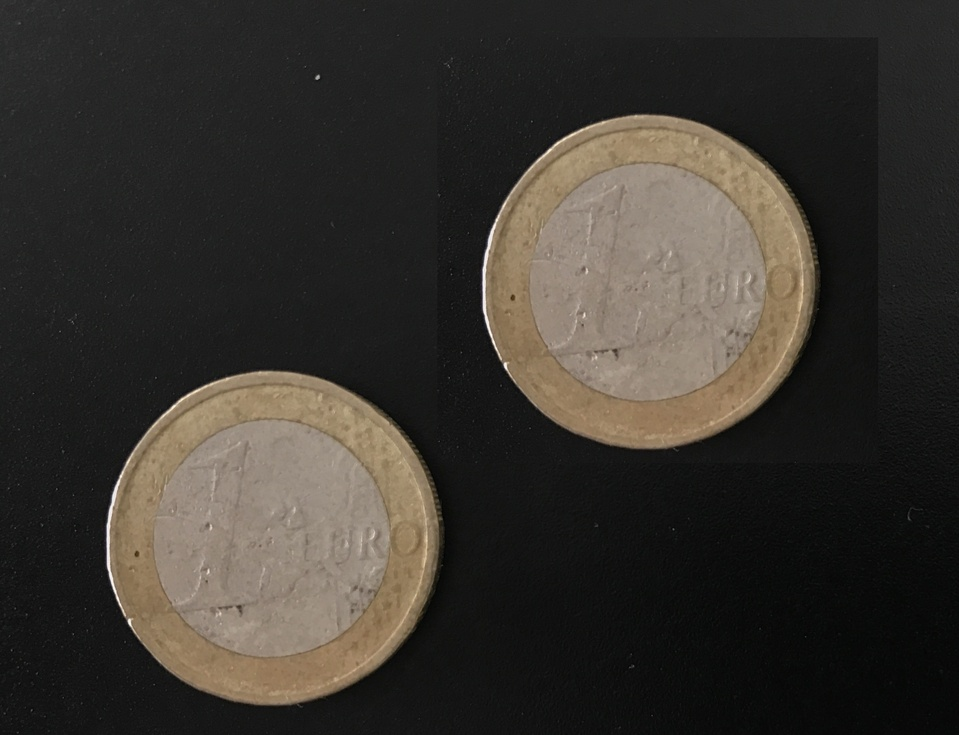
#> input picture 1_euro_double.JPG, 959 x 735 px, shrunk from 3000 x 2300 before the run
$ python contour.py   (older library calls are emulated)
#> lines starting #> are read from the running program, lines starting #| are printed output that depends on the picture; after the words box and inside, x2 and y2 are one past the last pixel; in counts of white or black regions, pixels touching at a corner belong together
### image_resizer.py
# -*- coding: utf-8 -*-
"""
Created on Tue May 30 14:37:47 2017

@author: aroux
"""

import cv2
"""Adaptation de la resolution"""
def image_resizer(img, scale) :
    """prend en argument l'image et un facteur de reduction"""
#> called with scale = 0.1


    size_x = img.shape[0]
#> size_x = 735
    size_y = img.shape[1]
#> size_y = 959

    img_resized = cv2.resize(img, (int(size_y*scale), int(size_x*scale)), interpolation = cv2.INTER_AREA)


    cv2.imshow("img_resized", img_resized)
    cv2.waitKey(0) #on attend que l'utilisateur appuye sur une touche pour agir
    cv2.destroyAllWindows() #on ferme tout

    return(img_resized)

#
#img1 = cv2.imread('photo1.JPG', 0) #image noir et blanc de la pièce
#
#cv2.imshow("img1", img1)
#cv2.waitKey(0) #on attend que l'utilisateur appuye sur une touche pour agir
#cv2.destroyAllWindows() #on ferme tout
#
#im1 = image_resizer(img1, 0.1)

### floutage.py
# -*- coding: utf-8 -*-
"""
Created on Tue May 16 13:41:14 2017

@author: aroux
"""


import cv2

"""fonction qui prend en arg une image et la renvoie floutee"""
def blur_image(img,kernel_size) :


    #kernel_size = 7
    #ATTENTION : kernel_size doit etre un nbr impair
#> called with kernel_size = 13
    img_blurred = cv2.GaussianBlur(img,(kernel_size,kernel_size), 0)
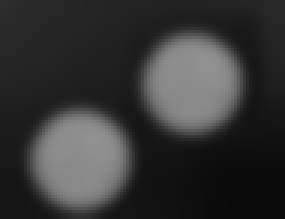
#> img_blurred: shape (73, 95) (shown 3 times larger); min 9, max 145, mean 52.9

    return img_blurred

    #cv2.imshow('img_blurred', img_blurred)
    #cv2.waitKey(0) #on attend que l'utilisateur appuye sur une touche pour agir


### gradient.py
# -*- coding: utf-8 -*-
"""
Created on Tue May  9 15:49:14 2017

@author: boetto
"""

import numpy as np
import cv2


"""Ancienne version du gradient"""
eps = 0.01

def grad_hor(img,x,y):
    return img[x][y]-img[x-1][y]

def grad_vert(img,x,y):
    return img[x][y]-img[x][y-1]

def angle_grad(img, x,y):
    if (grad_hor(img,x,y)<eps or -eps<grad_hor(img,x,y)):
        return (grad_hor(img,x,y)*90) #ATTENTION ÇA PEUT AUSSI ETRE -90

    else:
        return (np.arctan(grad_vert(img,x,y)/grad_hor(img,x,y)))*180/np.pi

# [9 lines of commented-out code are left out]

"""nouvelle version du gradient avec sobel"""
def force_grad(img):
    sobelx = cv2.Sobel(img,cv2.CV_64F,1,0,ksize=3) #matrice gradient horizontal
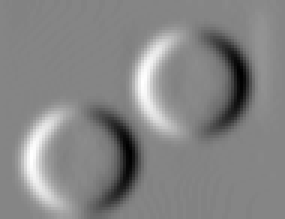
#> sobelx: shape (73, 95) float64 (shown 3 times larger); min -155, max 140, mean -0.6; drawn with min black and max white
    sobely = cv2.Sobel(img,cv2.CV_64F,0,1,ksize=3) #matrice gradient vertical
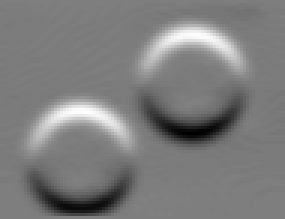
#> sobely: shape (73, 95) float64 (shown 3 times larger); min -148, max 150, mean -1.7; drawn with min black and max white
    mat_force_grad = np.zeros((len(img),len(img[1]))) #matrice de la force du gradient
#> mat_force_grad: shape (73, 95) float64; every value is 0

    for i in range (0, len(img)):
        for j in range (0, len(img[1])):
            mat_force_grad[i,j] = np.sqrt(sobelx[i,j]**2+sobely[i,j]**2)
#> this loop made 73 passes
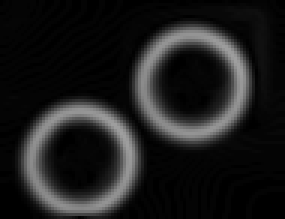
#> mat_force_grad: shape (73, 95) float64 (shown 3 times larger); min 0, max 159.7, mean 29
    return mat_force_grad #on renvoie la matrice de la force du gradient en chaque point

### circle_finder.py
# -*- coding: utf-8 -*-
"""
Created on Tue May 23 15:36:08 2017

@author: boetto
"""
import numpy as np
import cv2


start_radius = 20
step_radius = 3
number_of_radius_tested = 10

def circle_finder(mat_cont, number_of_circles_to_find):
    """ fonction qui trouve le cercle en testant différents rayons possibles
        retourne les coordonnees du centre et le rayon de tous les cercles trouvés
        sous la forme : [x, y, rayon] """
    length = len(mat_cont[1])
    height = len(mat_cont)
    mat_centre = np.zeros((number_of_radius_tested, height,length))

    for r in range (0,number_of_radius_tested):
        R = start_radius + step_radius*r #Valeur incrémentale du rayon, à modifier celon l'image à traiter (/!\ penser à modifier contour.py aussi)

        for i in range (0,height):
            for j in range (0,length):
                teta = 0


                if(mat_cont[i,j]==0 and i != 0 and j != 0): #je suis un point noir

                    while (teta < 2*np.pi): #parcourt du paramètre teta de 0 à 2*pi

                        if(0 <= i+R*np.cos(teta) and i+R*np.cos(teta) < height and 0 <= j+R*np.sin(teta) and j+R*np.sin(teta) < length and i != 0 and j != 0): #on vérifie qu'on est dans la matrice

                            #if(int(R*np.cos(teta))!= int(R*np.cos(teta)) or int(R*np.sin(teta))!= int(R*np.sin(teta-180/np.pi))): #on s'assure de ne pas incrémenter deux fois le même "centre"
                            mat_centre[r,i+int(R*np.cos(teta)),j+int(R*np.sin(teta))] += 1

                        teta += np.pi/180

    #####

    vect_of_centers = np.zeros((3, number_of_radius_tested, number_of_circles_to_find))

    for k in range (0, number_of_radius_tested) :
        #dans cette boucle, on stocke les valeur des centres pour chaque rayon testé

        for i in range (number_of_circles_to_find) :
#
#            cv2.imshow('mat_centre', mat_centre[k,:,:])
#            cv2.waitKey(0)
#            cv2.destroyAllWindows()
#

            indiceMax_so_far = np.argmax(mat_centre[k])
            max_value_so_far = np.max(mat_centre[k])

            x_max = indiceMax_so_far // length
            y_max = indiceMax_so_far % length

            vect_of_centers[0,k,i] = x_max
            vect_of_centers[1,k,i] = y_max
            vect_of_centers[2,k,i] = max_value_so_far

            #on enleve maintenant le max qu'on vient de traiter
            current_radius = start_radius + step_radius * k
            mat_centre[k, x_max-current_radius:x_max+current_radius, y_max-current_radius:y_max+current_radius] = 0

    final_circles = np.zeros((3, number_of_circles_to_find))

    for k in range (number_of_circles_to_find) :
        k_ieme_circle = vect_of_centers[:,:,k]
        index_of_max_value_found = np.argmax(k_ieme_circle[2,:])

        y_center = int(vect_of_centers[0, index_of_max_value_found, k])
        x_center = int(vect_of_centers[1, index_of_max_value_found, k])
        radius = int(start_radius + step_radius * index_of_max_value_found)

        final_circles[0, k] = x_center
        final_circles[1, k] = y_center #attention, pour une raison inconnus, il faut les inverser à cet endroit là
        final_circles[2, k] = radius

    return final_circles


# [13 lines left out: function max, not called in this run]

### contour.py
# -*- coding: utf-8 -*-
"""
Created on Tue May  9 16:39:04 2017

@author: boetto
"""
""" Initialisation des bibliothèques et fichier à importer"""
import cv2
import numpy as np

import gradient as grd
import floutage as flt
import image_resizer as ir

import circle_finder as cf

"""Variables globales"""
img = cv2.imread('1_euro_double.JPG', 0) #image noir et blanc de la pièce
img_resized = ir.image_resizer(img,0.1)
img_blurred = flt.blur_image(img_resized,13)


cv2.imshow('img_blurred', img_blurred)
cv2.waitKey(0)

cv2.destroyAllWindows()

mat_grad = grd.force_grad(img_blurred)


"""Dimension de l'image"""
length = len(img_blurred[1])
#> length = 95
height = len(img_blurred)
#> height = 73

"""seuils et valeurs de couleurs"""
seuil_bas = 100 #330
seuil_haut = 150
black = 0
grey = 150
white = 255

mat_cont = np.zeros((height,length))
#mat_force_grad = grd.force_grad(img)

"""Détermination de la matrice des contours"""
print("Détermination de la matrice des contours")

for i in range (1, height):
    for j in range (1, length):
        if (mat_grad[i,j]<seuil_bas):
            mat_cont [i,j] = white
        elif (mat_grad[i,j]>seuil_haut):
            mat_cont [i,j] = black
        else :
            mat_cont [i,j] = grey


"""Elimination des pixels grisées"""
print("Elimination des pixels grisés")
compteur = 1
still_grey = 1
while(still_grey==1 and compteur<100):
    still_grey = 0
    for i in range (1,height-1):
        for j in range (1,length-1):
            if (mat_cont[i,j] == grey): #on analyse toutes les pixels grises
                if (mat_cont[i+1,j]==black or mat_cont[i-1,j] == black or mat_cont[i,j+1]==black or mat_cont[i,j-1]==black): #s'il y a une pixel noir voisine alors la pixel grise devient noir
                    mat_cont[i,j] = black
                elif (mat_cont[i+1,j]==grey or mat_cont[i-1,j] == grey or mat_cont[i,j+1]==grey or mat_cont[i,j-1]==grey):
                    still_grey = 1; #on ne peut rien dire pour cett pixel donc on la laisse grise et on maintient still_grey à 1 pour affiner l'image une nouvelle fois
                else :
                    mat_cont[i,j]=white
    compteur += 1
    #cv2.imshow('pièce', mat_cont)
    #cv2.waitKey(0)*
for i in range (1,height-1):
    for j in range (1,length-1):
        if (mat_cont[i,j] == grey):
            mat_cont[i,j] = white
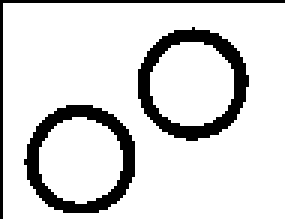
#> mat_cont: shape (73, 95) float64 (shown 3 times larger); 85.1% white; 3 black regions, box (x1, y1, x2, y2) and area: (46, 9, 83, 47) 441, (8, 35, 45, 71) 427, (0, 0, 95, 73) 167

cv2.imshow('mat_cont', mat_cont)
cv2.waitKey(0)
cv2.destroyAllWindows()

"""Affinage du trait"""
print("Affinage du trait")
for i in range (1,height-1):
    for j in range (1,length-1):

        if (-22,5<=grd.angle_grad(img,i,j) and grd.angle_grad(img,i,j)<=22,5):

            if (mat_grad[i,j+1]>mat_grad[i,j] or mat_grad[i,j-1]>mat_grad[i,j]):
                mat_cont[i,j] = 255

        if (22,5<grd.angle_grad(img,i,j) and grd.angle_grad(img,i,j)<67,5 ):
            if (mat_grad[i-1,j+1]>mat_grad[i,j] or mat_grad[i+1,j-1]>mat_grad[i,j]):
                mat_cont[i,j] = 255

        if (grd.angle_grad(img,i,j)<=-67,5 or 67,5<=grd.angle_grad(img,i,j)):
            if (mat_grad[i-1,j]>mat_grad[i,j] or mat_grad[i+1,j]>mat_grad[i,j]):
                mat_cont[i,j] = 255

        if (-67,5<grd.angle_grad(img,i,j) and grd.angle_grad(img,i,j)<-22,5 ):
            if (mat_grad[i+1,j+1]>mat_grad[i,j] or mat_grad[i-1,j-1]>mat_grad[i,j]):
                mat_cont[i,j] = 255
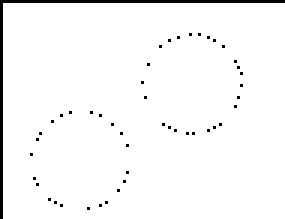
#> mat_cont: shape (73, 95) float64 (shown 3 times larger); 96.9% white; black in thin lines or dots

cv2.imshow('mat_cont', mat_cont)
cv2.waitKey(0) #on attend que l'utilisateur appuye sur une touche pour agir
cv2.destroyAllWindows() #on ferme tout


"""Recherche des cercle"""
print("Recherche des cercle")
number_of_circles_to_find = 2
final_circles = cf.circle_finder(mat_cont, number_of_circles_to_find)
#> final_circles = [[59, 29], [32, 55], [23, 20]]


for k in range (number_of_circles_to_find) :
    x_center = int(final_circles[0, k])
    y_center = int(final_circles[1, k])
    radius = int(final_circles[2, k])

    cv2.circle(img_resized, (x_center, y_center), radius, (255,0,0))
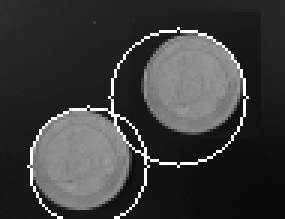
#> img_resized: shape (73, 95) (shown 3 times larger); min 8, max 255, mean 59.8


cv2.imshow('img_resized with coins', img_resized)
cv2.waitKey(0)
cv2.destroyAllWindows()

$ run again, with 1_euro_apres.JPG copied over 1_euro_double.JPG
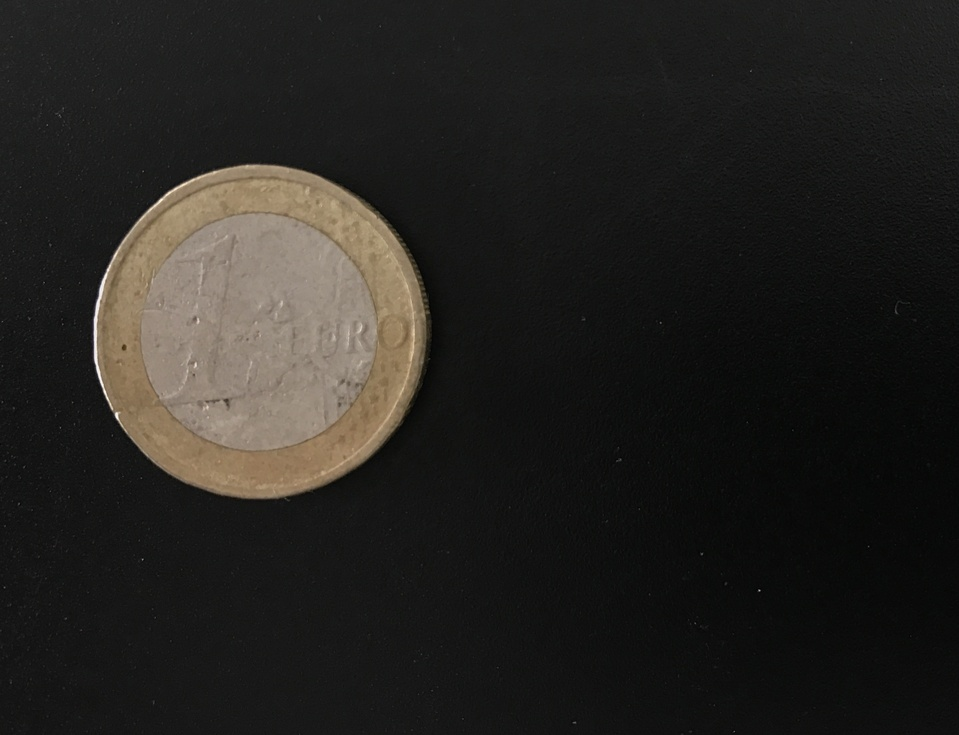
#> input picture 1_euro_apres.JPG, 959 x 735 px, shrunk from 3000 x 2300 before the run
#> the loop in force_grad, `for i in range (0, len(img)):` made 73 passes
#> `length = len(img_blurred[1])`: length = 95
#> `height = len(img_blurred)`: height = 73
#> after the loop `for i in range (1,height-1):`:
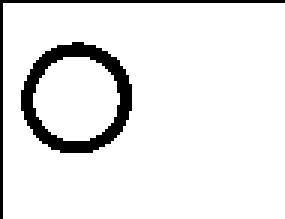
#> mat_cont: shape (73, 95) float64 (shown 3 times larger); 91.3% white; 2 black regions, box (x1, y1, x2, y2) and area: (7, 14, 44, 51) 438, (0, 0, 95, 73) 167
#> after the loop `for k in range (number_of_circles_to_find) :`:
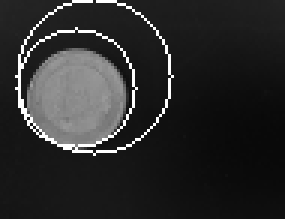
#> img_resized: shape (73, 95) (shown 3 times larger); min 9, max 255, mean 43
